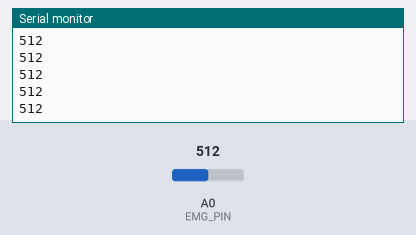
A sketch run on a simulated Arduino Uno, built with avr-gcc and run on an emulated ATmega328P. Shown: the last lines printed to the serial monitor. The inputs (shaded band) are chosen by the test bench; at power-on: A0 (EMG_PIN) = 512.

Above: at 2.2 s.
2.3 s: A0 (EMG_PIN) set to 716
At 3.3 s:
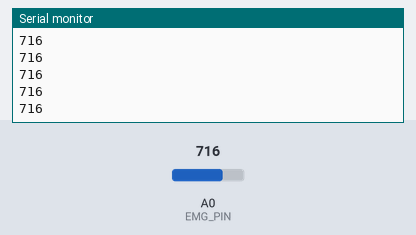
3.8 s: A0 (EMG_PIN) set to 900
At 4.7 s:
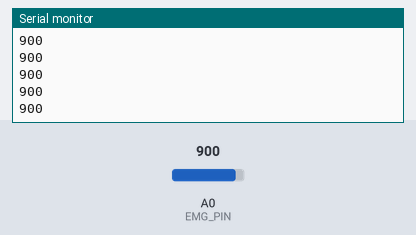
Timing chart, 0 to 6.0 s (numbered marks = the images above; inputs shaded):
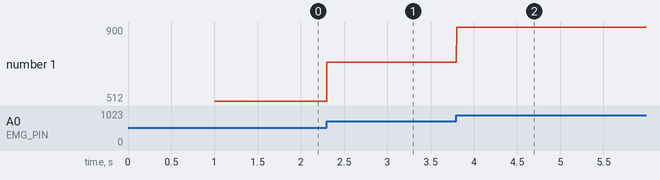

The sketch:

emg_acquisition.ino
```cpp
const int EMG_PIN = A0;

const unsigned long BAUD_RATE = 115200;
const unsigned long SAMPLE_INTERVAL_US = 2000;
const unsigned long ACQUISITION_TIME_S = 5;

const unsigned long SAMPLE_RATE_HZ =
    1000000UL / SAMPLE_INTERVAL_US;

const unsigned long TOTAL_SAMPLES =
    SAMPLE_RATE_HZ * ACQUISITION_TIME_S;

unsigned long nextSampleTime = 0;
unsigned long sampleCount = 0;

void setup() {
  Serial.begin(BAUD_RATE);

  delay(1000);

  nextSampleTime = micros();

  Serial.print("SAMPLE_RATE_HZ=");
  Serial.println(SAMPLE_RATE_HZ);

  Serial.print("TOTAL_SAMPLES=");
  Serial.println(TOTAL_SAMPLES);

  Serial.println("START");
}

void loop() {
  if (sampleCount >= TOTAL_SAMPLES) {
    return;
  }

  unsigned long currentTime = micros();

  if (currentTime >= nextSampleTime) {
    int sensorValue = analogRead(EMG_PIN);

    Serial.println(sensorValue);

    sampleCount++;
    nextSampleTime += SAMPLE_INTERVAL_US;
  }
}
```

Measured:
- after the input at 2.3 s, the serial monitor: prints a new line at once (image 1)
- after the input at 3.8 s, the serial monitor: prints a new line at once (image 2)
- plotted number 1: 512 → 716 after the input at 2.3 s, 716 → 900 after the input at 3.8 s
